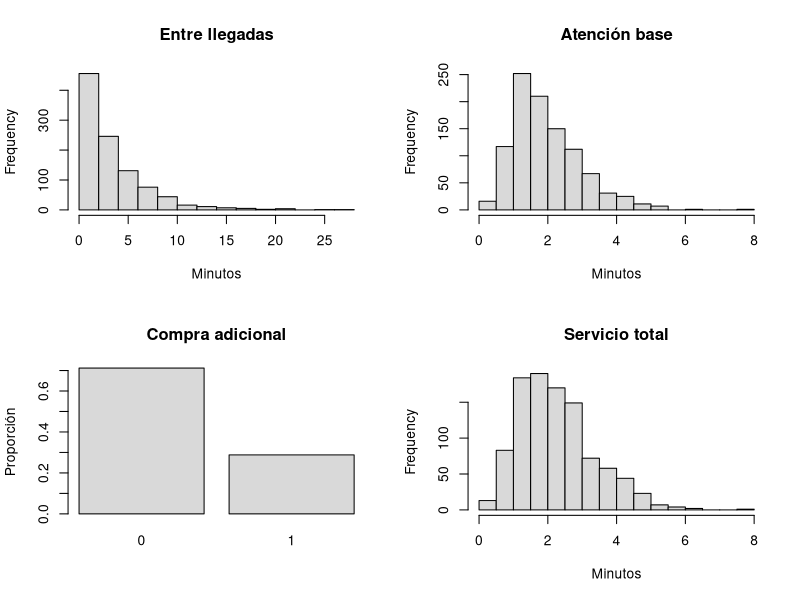

Reproduce this figure in R.
## ---- chunk 1
knitr::opts_chunk$set(echo=TRUE, message=FALSE, warning=FALSE,
                      fig.width=8, fig.height=4.5)
options(digits=4)
## ---- chunk 2
set.seed(1301)
n <- 1000
T <- rexp(n, rate=0.3)
S <- rgamma(n, shape=4, scale=0.5)
B <- rbinom(n, size=1, prob=0.3)
A <- runif(n, min=0.5, max=1.5)
D <- S + B*A
resumen <- data.frame(variable=c('T','S','B','A','D'),
                      media_simulada=c(mean(T),mean(S),mean(B),mean(A),mean(D)),
                      media_teorica=c(1/0.3,4*0.5,0.3,1,2.3))
knitr::kable(resumen, digits=3)
## ---- chunk 3
par(mfrow=c(2,2))
hist(T, main='Entre llegadas', xlab='Minutos', col='gray85')
hist(S, main='Atención base', xlab='Minutos', col='gray85')
barplot(table(factor(B,levels=0:1))/length(B),
        main='Compra adicional', ylab='Proporción', col='gray85')
hist(D, main='Servicio total', xlab='Minutos', col='gray85')
par(mfrow=c(1,1))
## ---- chunk 4
set.seed(1302)
entre_llegadas_obs <- rexp(40, rate=0.3)
atencion_obs <- rgamma(40, shape=4, scale=0.5)
compras_obs <- rbinom(40, size=1, prob=0.3)
lambda_estimado <- 1/mean(entre_llegadas_obs)
p_estimado <- mean(compras_obs)
media_servicio_base <- mean(atencion_obs)
data.frame(lambda_por_min=lambda_estimado,
           compras_prob=p_estimado,
           atencion_base_media=media_servicio_base)
## ---- chunk 5
m <- mean(atencion_obs)
v <- var(atencion_obs)
forma_est <- m^2/v
escala_est <- v/m
c(forma=forma_est, escala=escala_est)
